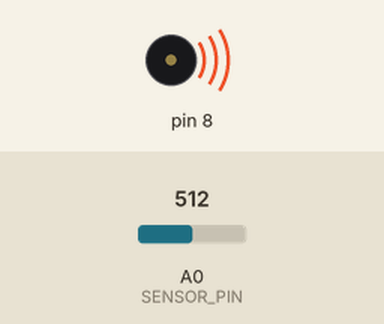
Bench run of a sketch on a simulated Arduino Uno, built with avr-gcc and run on an emulated ATmega328P. Parts: buzzer (waves = sounding). The test bench sets the inputs (shaded band); at power-on: A0 (SENSOR_PIN) = 512. Random numbers use the default seed unless the sketch sets one; what the sketch prints to the serial monitor is not drawn.

Above: at 10.1 s.
At 42.3 s:
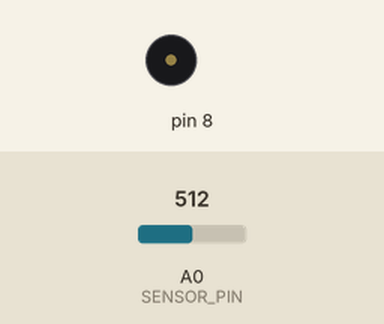
Timing chart, 0 to 43.8 s (numbered marks = the images above):
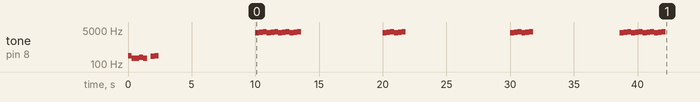

Measured:
- by itself, tone on pin 8: plays 262 Hz for 0.30 s, 196 Hz for 0.60 s, 220 Hz for 0.30 s, 196 Hz for 0.30 s, 247 Hz for 0.30 s, 262 Hz for 0.30 s … (42 notes in this stretch)

The sketch:

pranky.ino
```cpp
#include "pitches.h"            //the definition of the notes in Hz.

#define SENSOR_PIN 0            //analog pin 0
#define SENSOR_THRESHOLD 55     //sound level level which triggers a melody, you may need to adjust this to suit your piezo

//this melody is play when the Arduino is started to let you know the speaker is connected.
int startMelody[] = {
  NOTE_C4, NOTE_G3, NOTE_G3, NOTE_A3, NOTE_G3, 0, NOTE_B3, NOTE_C4
};

//this is the tone that is played to mess with peoples heads
//high tones work best as they fill spaces better making it
//harder to locate the source
int worryTone[] = {
   NOTE_AS7, NOTE_B7, NOTE_C8, NOTE_AS7, NOTE_B7, NOTE_C8
};

                                          //All times are in milliseconds!!!
int           sensorLevel  = 0;           //This holds the current value of the sound level detected by the piezo sensor
unsigned long nextRun = 0;                //How many millisends until the next random instance of the tone occurs. Has to be unsigned long as that is what millis() returns
long          intensity = 60000;          //Defines how often a random tone occurs. This can be from current time till intensity * 2.
                                          //e.g. If intensity is 60000 (1 min) the next random tone will happenen between current time and two minutes time.
long          startDelay  = 10000;        //How long must pass before random tones start. This gives you a chance to hide the device.
long          shockRepeatDelay = 10000;   //How long between shock/sound triggers.
unsigned long lastShockTime = 0;          //The last time a shock/loud sound was detected.

void setup() {
   // put your setup code here, to run once:
   Serial.begin(9600);
   Serial.println("Hello world");
   play_tone(startMelody,  8);
   nextRun = startDelay;
   delay(2000);// Give reader a chance to see the output.
}

void loop() {
   sensorLevel  = analogRead(SENSOR_PIN);
   unsigned long milli = millis();
   if ((sensorLevel > SENSOR_THRESHOLD)
        && (milli > 5000)
        && (milli >= (lastShockTime + shockRepeatDelay)))  {
      play_tone(worryTone,  6);
      lastShockTime = milli;
      return;  //no need to continue, let loop coninue;
   }

   if(milli >= nextRun && milli >= startDelay)
   {
      nextRun = random((milli + 10000), (intensity *2));
      play_tone(worryTone, 6);
   }
}

void play_tone(int melody[], int melodySize)
{
    for (int thisNote = 0; thisNote < melodySize; thisNote++)
    {
      tone(8, melody[thisNote]);
      delay(300); //the length of each note
      noTone(8);
    }
}
```

pitches.h
```cpp
/*************************************************
 * Public Constants
 *************************************************/

#define NOTE_B0  31
#define NOTE_C1  33
#define NOTE_CS1 35
#define NOTE_D1  37
#define NOTE_DS1 39
#define NOTE_E1  41
#define NOTE_F1  44
#define NOTE_FS1 46
#define NOTE_G1  49
#define NOTE_GS1 52
#define NOTE_A1  55
#define NOTE_AS1 58
#define NOTE_B1  62
#define NOTE_C2  65
#define NOTE_CS2 69
#define NOTE_D2  73
#define NOTE_DS2 78
#define NOTE_E2  82
#define NOTE_F2  87
#define NOTE_FS2 93
#define NOTE_G2  98
#define NOTE_GS2 104
#define NOTE_A2  110
#define NOTE_AS2 117
#define NOTE_B2  123
#define NOTE_C3  131
#define NOTE_CS3 139
#define NOTE_D3  147
#define NOTE_DS3 156
#define NOTE_E3  165
#define NOTE_F3  175
#define NOTE_FS3 185
#define NOTE_G3  196
#define NOTE_GS3 208
#define NOTE_A3  220
#define NOTE_AS3 233
#define NOTE_B3  247
#define NOTE_C4  262
#define NOTE_CS4 277
#define NOTE_D4  294
#define NOTE_DS4 311
#define NOTE_E4  330
#define NOTE_F4  349
#define NOTE_FS4 370
#define NOTE_G4  392
#define NOTE_GS4 415
#define NOTE_A4  440
#define NOTE_AS4 466
#define NOTE_B4  494
#define NOTE_C5  523
#define NOTE_CS5 554
#define NOTE_D5  587
#define NOTE_DS5 622
#define NOTE_E5  659
#define NOTE_F5  698
#define NOTE_FS5 740
#define NOTE_G5  784
#define NOTE_GS5 831
#define NOTE_A5  880
#define NOTE_AS5 932
#define NOTE_B5  988
#define NOTE_C6  1047
#define NOTE_CS6 1109
#define NOTE_D6  1175
#define NOTE_DS6 1245
#define NOTE_E6  1319
#define NOTE_F6  1397
#define NOTE_FS6 1480
#define NOTE_G6  1568
#define NOTE_GS6 1661
#define NOTE_A6  1760
#define NOTE_AS6 1865
#define NOTE_B6  1976
#define NOTE_C7  2093
#define NOTE_CS7 2217
#define NOTE_D7  2349
#define NOTE_DS7 2489
#define NOTE_E7  2637
#define NOTE_F7  2794
#define NOTE_FS7 2960
#define NOTE_G7  3136
#define NOTE_GS7 3322
#define NOTE_A7  3520
#define NOTE_AS7 3729
#define NOTE_B7  3951
#define NOTE_C8  4186
#define NOTE_CS8 4435
#define NOTE_D8  4699
#define NOTE_DS8 4978
```
